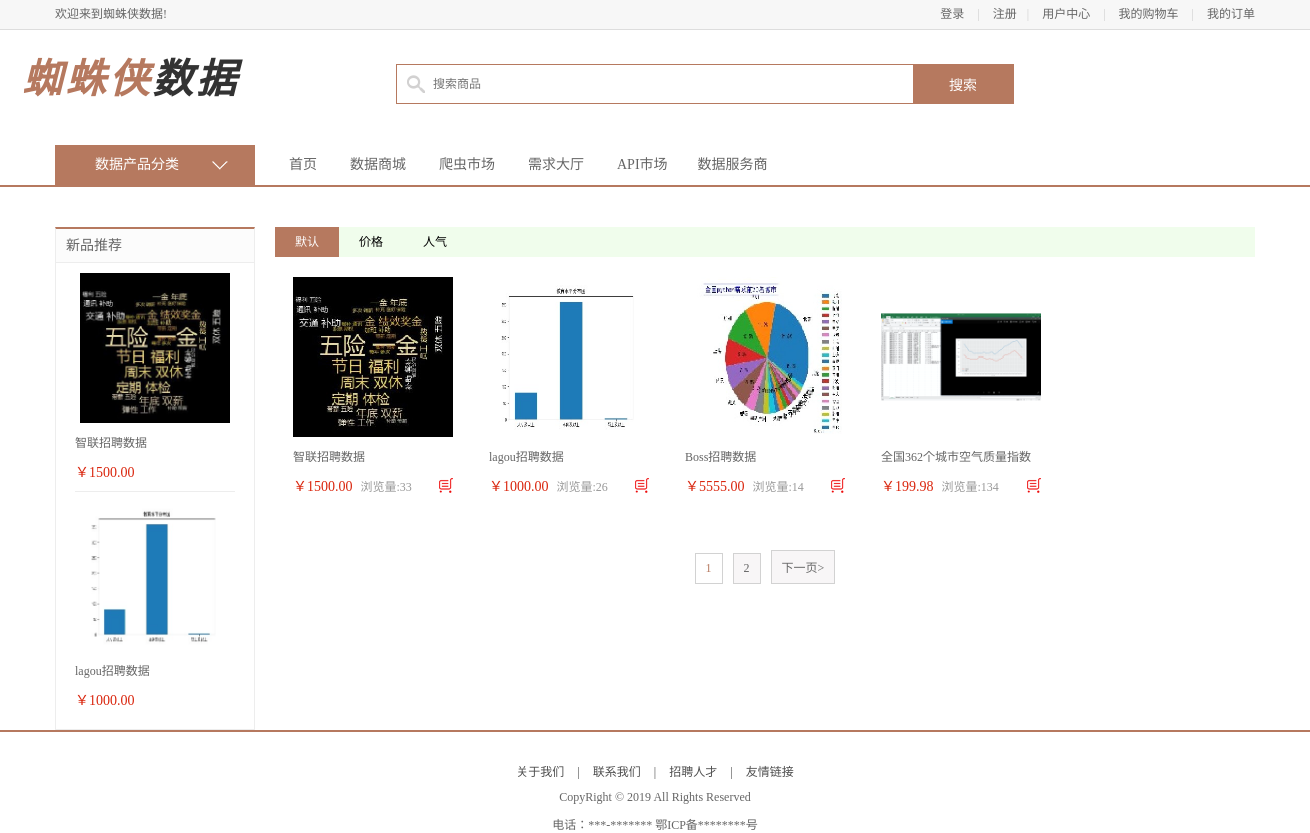
Screenshot of /list1_1_1/ with the database file from the repository.
### apps/df_goods/models.py (models this page shows, shortened)
class GoodsInfo(models.Model):
    isDelete = models.BooleanField(default=False)  # 逻辑删除
    gtitle = models.CharField(max_length=20, verbose_name="商品名称", unique=True)
    gpic = models.ImageField(upload_to='df_goods', verbose_name="图片路径")
    gprice = models.DecimalField(max_digits=7, decimal_places=2, verbose_name="商品价格")  # 商品价格小数位为两位，整数位为3位
    gunit = models.CharField(max_length=20, verbose_name="浏览量")
    gclick = models.IntegerField(verbose_name="点击量", default=0)
    gjianjie = models.CharField(max_length=200, verbose_name="简介")
    gkucun = models.IntegerField(verbose_name="库存")
    gcontent = HTMLField(max_length=500, verbose_name="详情")
    gtype = models.ForeignKey(TypeInfo, on_delete=models.CASCADE, verbose_name="分类")  # 外键关联TypeInfo表
    class Meta:
        verbose_name = "商品"
        verbose_name_plural = verbose_name

### apps/df_goods/views.py (the view)
# urls.py: url('^list(\d+)_(\d+)_(\d+)/$', views.good_list, name="good_list"),
def good_list(request, tid, pindex, sort):
    typeinfo = TypeInfo.objects.get(pk=int(tid))
    news = typeinfo.goodsinfo_set.order_by('-id')[0:2]
    goods_list = []
    cart_num, guest_cart = 0, 0
    try:
        user_id = request.session['user_id']
        if user_id:
            guest_cart = 1
            cart_num = CartInfo.objects.filter(user_id=int(user_id)).count()
    except:
        user_id = None
        cart_num = None
    if sort == '1':  # 默认最新
        goods_list = GoodsInfo.objects.filter(gtype_id=int(tid)).order_by('-id')
    elif sort == '2':  # 按照价格
        goods_list = GoodsInfo.objects.filter(gtype_id=int(tid)).order_by('-gprice')
    elif sort == '3':  # 按照人气点击量
        goods_list = GoodsInfo.objects.filter(gtype_id=int(tid)).order_by('-gclick')
    paginator = Paginator(goods_list, 4)
    page = paginator.page(int(pindex))
    context = {
        'title': '商品列表',
        'guest_cart': guest_cart,
        'cart_num': cart_num,
        'page': page,
        'paginator': paginator,
        'typeinfo': typeinfo,
        'sort': sort,  # 排序方式
        'news': news,
    }
    return render(request, 'df_goods/list.html', context)

### templates/df_goods/list.html (shortened to what this page needs)
{% extends 'df_goods/base.html' %}
{% block center_content %}
	<div class="main_wrap clearfix">
		<div class="l_wrap fl clearfix">
			<div class="new_goods">
				<h3>新品推荐</h3>
				<ul>
                    {% for goods in news %}
                        <li>
                            <a href="/{{ goods.id }}"><img src="/static/{{ goods.gpic }}"></a>
    						<h4><a href="/{{ goods.id }}">{{ goods.gtitle }}</a></h4>
    						<div class="prize">￥{{ goods.gprice }}</div>
                        </li>
                    {% endfor %}
				</ul>
			</div>
		</div>
		<div class="r_wrap fr clearfix">
			<div class="sort_bar">
                <a href="/list{{ typeinfo.id }}_1_1"
                   {% if sort == '1' %}
                    class="active"
                   {% endif %}
                    >默认</a>
                <a href="/list{{ typeinfo.id }}_1_2"
                    >价格</a>
                <a href="/list{{ typeinfo.id }}_1_3"
                    >人气</a>
			</div>
			<ul class="goods_type_list clearfix">
                {%  for g in page %}
                <li>
					<a href="/{{ g.id }}/"><img src="/static/{{ g.gpic }}/"></a>
					<h4><a href="/{{ g.id }}/">{{ g.gtitle }}</a></h4>
					<div class="operate">
						<span class="prize">￥{{ g.gprice }}</span>
						<span class="unit">浏览量:{{ g.gclick }}</span>
						<a href="/cart/add{{ g.id }}_1/" class="add_goods" title="加入购物车"></a>
					</div>
				</li>
                {% endfor %}
			</ul>
			<div class="pagenation">
                {% for pindex in paginator.page_range %}
                    {% if pindex == page.number %}
                        <a href="/list{{ typeinfo.id }}_{{pindex}}_{{ sort }}" class="active">{{ pindex }}</a>
                    {% else %}
                        <a href="/list{{ typeinfo.id }}_{{pindex}}_{{ sort }}">{{ pindex }}</a>
                    {% endif %}
                {% endfor %}
                {% if page.has_next %}
				<a href="/list{{ typeinfo.id }}_{{ page.next_page_number }}_{{ sort }}">下一页></a>
                {% endif %}
			</div>
		</div>
	</div>
{% endblock center_content %}

### static/css/main.css (style rules this page uses)
body { font-family:'Microsoft Yahei';font-size:12px;color:#666; }
html,body { height:100% }
.main_wrap { width:1200px;margin:0 auto; }
.l_wrap { width:200px; }
.r_wrap { width:980px; }
.new_goods { border:1px solid #ededed; border-top:2px solid #b6795f; padding-bottom:10px; }
.new_goods h3 { height:33px;line-height:33px;background-color:#fcfcfc;border-bottom:1px solid #ededed;font-size:14px;font-weight:normal;text-indent:10px; }
.new_goods ul { width:160px;margin:0 auto;overflow:hidden; }
.new_goods li { border-bottom:1px solid #ededed;margin-bottom:-1px; }
.new_goods li img { display:block;width:150px;height:150px;margin:10px auto; }
.new_goods li h4 { width:160px;margin:0 auto; }
.new_goods li h4 a { font-weight:normal;color:#666;display:block;width:160px;overflow:hidden;white-space:nowrap;text-overflow:ellipsis; }
.new_goods li .prize { font-size:14px;color:#da260e;margin:10px auto; }
.sort_bar { height:30px;background-color:#f0fdec }
.sort_bar a { display:block;height:30px;line-height:30px;padding:0 20px;float:left;color:#000 }
.sort_bar .active { background-color:#b6795f;color:#fff; }
.goods_type_list { margin:10px auto 0; }
.goods_type_list li { width:196px; float:left; margin-bottom:10px }
.goods_type_list li img { width:160px;height:160px;display:block;margin:10px auto; }
.goods_type_list li h4 { width:160px;margin:0 auto; }
.goods_type_list li h4 a { font-weight:normal;color:#666;display:block;width:160px;overflow:hidden;white-space:nowrap;text-overflow:ellipsis; }
.operate { width:160px;margin:10px auto;position:relative; }
.goods_type_list .operate .prize { color:#da260e; font-size:14px; }
.goods_type_list .operate .unit { color:#999;padding-left:5px; }
.goods_type_list .operate .add_goods { display:inline-block;width:15px;height:15px;background:url(../images/shop_cart.png);position:absolute;right:0;top:3px; }
.pagenation { height:32px;text-align:center;font-size:0;margin:30px auto; }
.pagenation a { display:inline-block;border:1px solid #d2d2d2;background-color:#f8f6f7;font-size:12px;padding:7px 10px;color:#666;margin:5px }
.pagenation .active { background-color:#fff;color:#b6795f }

### rows the page displays
GoodsInfo: gpic (picture), gtitle "智联招聘数据", gprice "1500.00", gclick "33"
GoodsInfo: gpic (picture), gtitle "lagou招聘数据", gprice "1000.00", gclick "26"
GoodsInfo: gpic (picture), gtitle "Boss招聘数据", gprice "5555.00", gclick "14"
GoodsInfo: gpic (picture), gtitle "全国362个城市空气质量指数", gprice "199.98", gclick "134"

### other values shown
{{ pindex }} "1"
{{ pindex }} "2"
